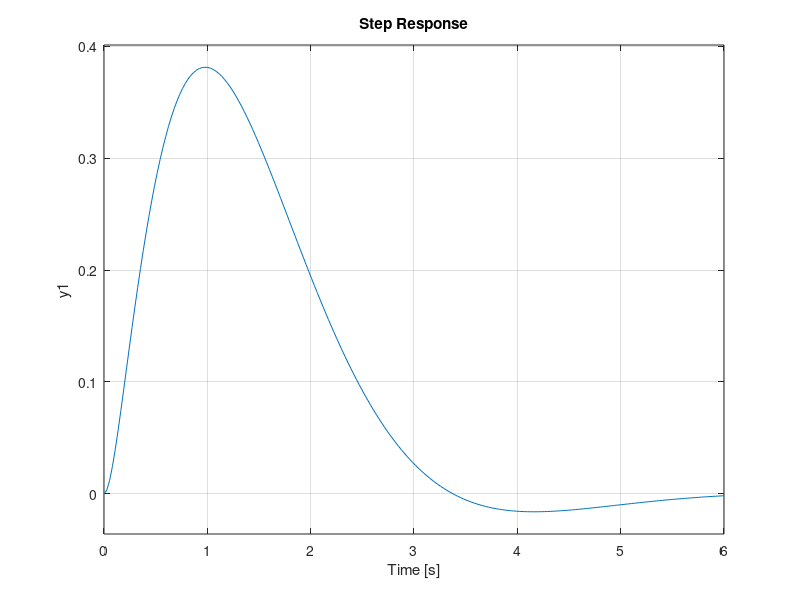

The MATLAB source for this figure:
G1 = zpk([],[-2],[2])
G2 = zpk([],[0],[1])
G3 = zpk([],[],[5])
G4 = zpk([-5],[-3, -10],[1])
G5 = zpk([],[],[2])
G6 = zpk([0],[],[1])
G7 = zpk([],[0],[5])

Aux1 = feedback(G1,G2)
Aux2 = feedback(G4,G5)
Aux3 = series(Aux1,G3)
Aux4 = series(Aux2,G6)
Aux5 = series(Aux3,Aux4)
Aux6 = series(Aux3,Aux2)

T = parallel(Aux5,G7)

step(Aux6)